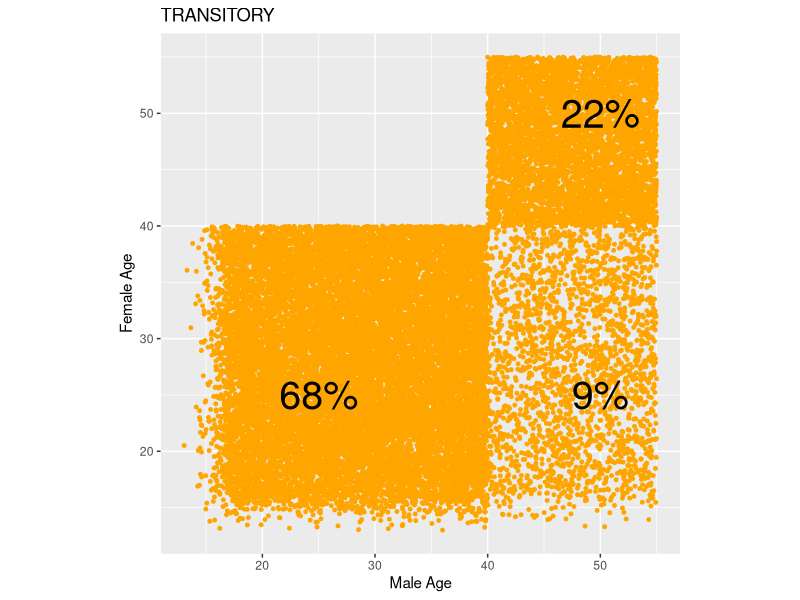

The R source for this figure:
# SUMMARY: Plot age gaps of partnerships formed for each relationship type
# INPUT: output/RelationshipStart.csv
# OUTPUT:
#   1. figs/RelationshipsFormed_Transitory.png
#   2. figs/RelationshipsFormed_Informal.png
#   3. figs/RelationshipsFormed_Marital.png
#   ** Note that figures are only created when at least one relationship of the corresponding type is observed

rm( list=ls( all=TRUE ) )
graphics.off()

library(reshape)
library(ggplot2)

rel_names <- c('TRANSITORY', 'INFORMAL', 'MARITAL')
fig_dir = 'figs'
if( !file.exists(fig_dir) ) {
    dir.create(fig_dir)
}

dat <- read.csv("output/RelationshipStart.csv", header=TRUE)
dat$Count = 1

ageBin = function(age) {
    if( age < 40 )
        return("<40")
    return("40+")
}

dat$A_agebin = sapply(dat$A_age, ageBin)
dat$B_agebin = sapply(dat$B_age, ageBin)
dat$Rel_type = dat$Rel_type

dat.m = melt(dat, id=c('Rel_type','A_agebin', 'B_agebin', 'A_age', 'B_age'), measure='Count')

if( !file.exists(fig_dir) ) {
    dir.create(fig_dir)
}

for(rel_type in 0:2)
{
    rel_name = rel_names[rel_type+1]

    if( length(which(dat.m$Rel_type == rel_type)) == 0 ) {
        next
    }

    dat.c = cast(dat.m, A_agebin + B_agebin ~ variable, sum, subset=(Rel_type == rel_type))
    tot = sum(dat.c$Count)
    dat.c$Percent = dat.c$Count / tot

    m = min( rbind(dat.m$A_age, dat.m$B_age) )

    text_color = "black"

    ### Plot ###
    p <- ggplot() + 
        #geom_tile(data=dat.c, aes(x=A_agebin, y=B_agebin, fill=Percent)) +
        #stat_bin2d(data=dat.m, aes(x=A_age, y=B_age), breaks=list(x=c(m,40,55),y=c(m,40,55)) ) +
        geom_point(data=dat.m, aes(x=A_age, y=B_age), color="orange", size=1) +
        #scale_fill_continuous(name="Relationships\nFormed") +
        coord_fixed() +
        annotate("text", x=25, y=25, label=paste(round(100*dat.c[dat.c$A_agebin=="<40" & dat.c$B_agebin=="<40",]$Percent), '%',sep=''), color=text_color, size=10) +
        annotate("text", x=50, y=25, label=paste(round(100*dat.c[dat.c$A_agebin=="40+" & dat.c$B_agebin=="<40",]$Percent), '%',sep=''), color=text_color, size=10) +
        #annotate("text", x=25, y=50, label=paste(round(100*dat.c[dat.c$A_agebin=="<40" & dat.c$B_agebin=="40+",]$Percent), '%',sep=''), color=text_color, size=10) +
        annotate("text", x=50, y=50, label=paste(round(100*dat.c[dat.c$A_agebin=="40+" & dat.c$B_agebin=="40+",]$Percent), '%',sep=''), color=text_color, size=10) +
        ggtitle( rel_name ) +
        xlab( 'Male Age' ) +
        ylab( 'Female Age' ) +

    #dev.new()
    png( file.path(fig_dir,paste('RelationshipsFormed_',rel_name, '.png',sep="")), width=600, height=400)
    print( p )
    dev.off()

    dev.new()
    print(p)

}
